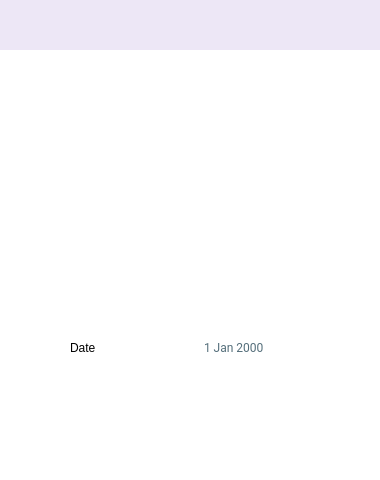
<?xml version="1.0" encoding="UTF-8"?>
<ui version="4.0">
 <class>Ray_Create2</class>
 <widget class="QWidget" name="Ray_Create2">
  <property name="geometry">
   <rect>
    <x>0</x>
    <y>0</y>
    <width>380</width>
    <height>480</height>
   </rect>
  </property>
  <property name="windowTitle">
   <string>Form</string>
  </property>
  <property name="styleSheet">
   <string notr="true">QWidget { background: white; }</string>
  </property>
  <widget class="QWidget" name="horizontalLayoutWidget">
   <property name="geometry">
    <rect>
     <x>90</x>
     <y>410</y>
     <width>281</width>
     <height>61</height>
    </rect>
   </property>
   <layout class="QHBoxLayout" name="horizontalLayout_5"/>
  </widget>
  <widget class="QWidget" name="widget" native="true">
   <property name="geometry">
    <rect>
     <x>0</x>
     <y>-1</y>
     <width>391</width>
     <height>51</height>
    </rect>
   </property>
   <property name="styleSheet">
    <string notr="true">.QWidget { background: #EDE7F6; }</string>
   </property>
  </widget>
  <widget class="QWidget" name="verticalLayoutWidget">
   <property name="geometry">
    <rect>
     <x>10</x>
     <y>60</y>
     <width>361</width>
     <height>261</height>
    </rect>
   </property>
   <layout class="QVBoxLayout" name="verticalLayout_2"/>
  </widget>
  <widget class="QWidget" name="verticalLayoutWidget_4">
   <property name="geometry">
    <rect>
     <x>480</x>
     <y>590</y>
     <width>141</width>
     <height>51</height>
    </rect>
   </property>
   <layout class="QVBoxLayout" name="verticalLayout_6"/>
  </widget>
  <widget class="QLabel" name="label_2">
   <property name="geometry">
    <rect>
     <x>370</x>
     <y>600</y>
     <width>71</width>
     <height>21</height>
    </rect>
   </property>
   <property name="text">
    <string>Flag</string>
   </property>
  </widget>
  <widget class="QWidget" name="horizontalLayoutWidget_2">
   <property name="geometry">
    <rect>
     <x>350</x>
     <y>660</y>
     <width>281</width>
     <height>61</height>
    </rect>
   </property>
   <layout class="QHBoxLayout" name="horizontalLayout_6"/>
  </widget>
  <widget class="QWidget" name="">
   <property name="geometry">
    <rect>
     <x>70</x>
     <y>330</y>
     <width>241</width>
     <height>36</height>
    </rect>
   </property>
   <layout class="QHBoxLayout" name="horizontalLayout">
    <item>
     <widget class="QLabel" name="label_3">
      <property name="text">
       <string>Date </string>
      </property>
     </widget>
    </item>
    <item>
     <widget class="QDateEdit" name="dateEdit">
      <property name="font">
       <font>
        <family>Roboto</family>
        <pointsize>9</pointsize>
       </font>
      </property>
      <property name="styleSheet">
       <string notr="true">QDateEdit{
    
	background: transparent;
	border: 8px solid transparent;
	color: #546E7A;
    }</string>
      </property>
     </widget>
    </item>
   </layout>
  </widget>
 </widget>
 <resources/>
 <connections/>
</ui>
